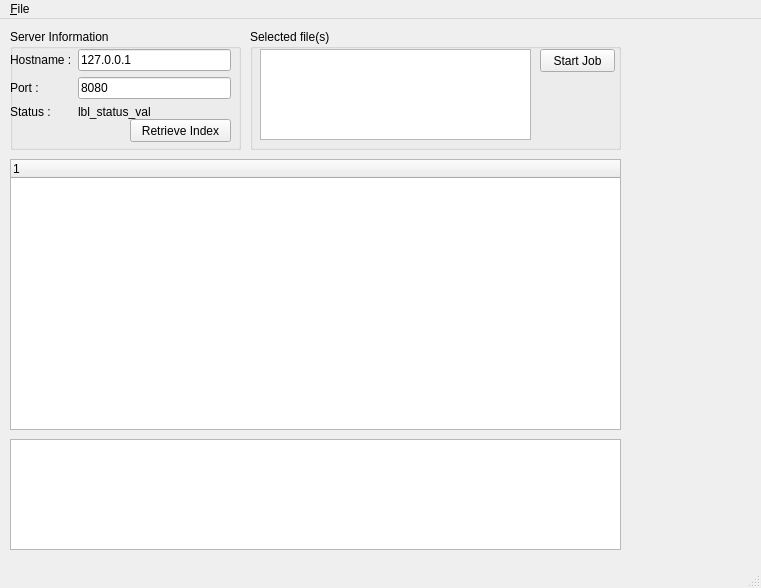
<?xml version="1.0" encoding="UTF-8"?>
<ui version="4.0">
 <class>sufs_client_form</class>
 <widget class="QMainWindow" name="sufs_client_form">
  <property name="geometry">
   <rect>
    <x>0</x>
    <y>0</y>
    <width>761</width>
    <height>588</height>
   </rect>
  </property>
  <property name="windowTitle">
   <string>MainWindow</string>
  </property>
  <widget class="QWidget" name="centralwidget">
   <widget class="QGroupBox" name="gb_server_info">
    <property name="geometry">
     <rect>
      <x>10</x>
      <y>10</y>
      <width>231</width>
      <height>121</height>
     </rect>
    </property>
    <property name="title">
     <string>Server Information</string>
    </property>
    <property name="alignment">
     <set>Qt::AlignLeading|Qt::AlignLeft|Qt::AlignTop</set>
    </property>
    <widget class="QWidget" name="formLayoutWidget">
     <property name="geometry">
      <rect>
       <x>0</x>
       <y>20</y>
       <width>221</width>
       <height>71</height>
      </rect>
     </property>
     <layout class="QFormLayout" name="gp_srv_info_layout">
      <property name="fieldGrowthPolicy">
       <enum>QFormLayout::AllNonFixedFieldsGrow</enum>
      </property>
      <item row="0" column="0">
       <widget class="QLabel" name="lblHostname">
        <property name="text">
         <string>Hostname :</string>
        </property>
       </widget>
      </item>
      <item row="0" column="1">
       <widget class="QLineEdit" name="le_hostname">
        <property name="text">
         <string>127.0.0.1</string>
        </property>
       </widget>
      </item>
      <item row="1" column="0">
       <widget class="QLabel" name="label_2">
        <property name="text">
         <string>Port :</string>
        </property>
       </widget>
      </item>
      <item row="1" column="1">
       <widget class="QLineEdit" name="le_port">
        <property name="text">
         <string>8080</string>
        </property>
       </widget>
      </item>
      <item row="2" column="0">
       <widget class="QLabel" name="lbl_status">
        <property name="text">
         <string>Status :</string>
        </property>
       </widget>
      </item>
      <item row="2" column="1">
       <widget class="QLabel" name="lbl_status_val">
        <property name="text">
         <string>lbl_status_val</string>
        </property>
       </widget>
      </item>
     </layout>
    </widget>
    <widget class="QPushButton" name="btn_get_index">
     <property name="geometry">
      <rect>
       <x>120</x>
       <y>90</y>
       <width>101</width>
       <height>23</height>
      </rect>
     </property>
     <property name="text">
      <string>Retrieve Index</string>
     </property>
    </widget>
   </widget>
   <widget class="QTreeWidget" name="tree_files">
    <property name="geometry">
     <rect>
      <x>10</x>
      <y>140</y>
      <width>611</width>
      <height>271</height>
     </rect>
    </property>
    <column>
     <property name="text">
      <string notr="true">1</string>
     </property>
    </column>
   </widget>
   <widget class="QGroupBox" name="gb_job">
    <property name="geometry">
     <rect>
      <x>250</x>
      <y>10</y>
      <width>371</width>
      <height>121</height>
     </rect>
    </property>
    <property name="title">
     <string>Selected file(s)</string>
    </property>
    <widget class="QListWidget" name="lw_selected_files">
     <property name="geometry">
      <rect>
       <x>10</x>
       <y>20</y>
       <width>271</width>
       <height>91</height>
      </rect>
     </property>
    </widget>
    <widget class="QPushButton" name="btn_start_job">
     <property name="geometry">
      <rect>
       <x>290</x>
       <y>20</y>
       <width>75</width>
       <height>23</height>
      </rect>
     </property>
     <property name="text">
      <string>Start Job</string>
     </property>
    </widget>
   </widget>
   <widget class="QTableWidget" name="tbl_jobs">
    <property name="geometry">
     <rect>
      <x>10</x>
      <y>420</y>
      <width>611</width>
      <height>111</height>
     </rect>
    </property>
   </widget>
  </widget>
  <widget class="QMenuBar" name="menubar">
   <property name="geometry">
    <rect>
     <x>0</x>
     <y>0</y>
     <width>761</width>
     <height>21</height>
    </rect>
   </property>
   <widget class="QMenu" name="menu_File">
    <property name="title">
     <string>&amp;File</string>
    </property>
    <addaction name="actionConnect_to_a_server"/>
    <addaction name="separator"/>
    <addaction name="actionQuit"/>
   </widget>
   <addaction name="menu_File"/>
  </widget>
  <widget class="QStatusBar" name="statusbar"/>
  <action name="actionConnect_to_a_server">
   <property name="text">
    <string>Connect to a server...</string>
   </property>
  </action>
  <action name="actionQuit">
   <property name="text">
    <string>Quit</string>
   </property>
  </action>
 </widget>
 <resources/>
 <connections/>
</ui>
